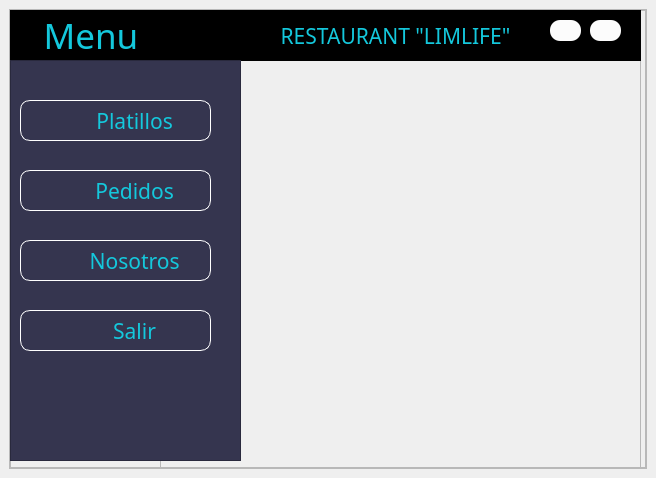
<?xml version="1.0" encoding="UTF-8"?>
<ui version="4.0">
 <class>MainWindow</class>
 <widget class="QMainWindow" name="MainWindow">
  <property name="geometry">
   <rect>
    <x>0</x>
    <y>0</y>
    <width>656</width>
    <height>478</height>
   </rect>
  </property>
  <property name="windowTitle">
   <string>MainWindow</string>
  </property>
  <widget class="QWidget" name="centralwidget">
   <property name="styleSheet">
    <string notr="true"/>
   </property>
   <layout class="QVBoxLayout" name="verticalLayout">
    <item>
     <widget class="QFrame" name="frame">
      <property name="minimumSize">
       <size>
        <width>0</width>
        <height>1</height>
       </size>
      </property>
      <property name="frameShape">
       <enum>QFrame::StyledPanel</enum>
      </property>
      <property name="frameShadow">
       <enum>QFrame::Raised</enum>
      </property>
      <layout class="QVBoxLayout" name="verticalLayout_2" stretch="0">
       <property name="spacing">
        <number>0</number>
       </property>
       <property name="leftMargin">
        <number>0</number>
       </property>
       <property name="topMargin">
        <number>0</number>
       </property>
       <property name="rightMargin">
        <number>0</number>
       </property>
       <property name="bottomMargin">
        <number>0</number>
       </property>
       <item>
        <widget class="QFrame" name="frame_3">
         <property name="frameShape">
          <enum>QFrame::StyledPanel</enum>
         </property>
         <property name="frameShadow">
          <enum>QFrame::Raised</enum>
         </property>
         <widget class="QFrame" name="frame_superior">
          <property name="geometry">
           <rect>
            <x>-30</x>
            <y>0</y>
            <width>661</width>
            <height>51</height>
           </rect>
          </property>
          <property name="maximumSize">
           <size>
            <width>16777215</width>
            <height>16777214</height>
           </size>
          </property>
          <property name="styleSheet">
           <string notr="true">
QFrame{
background-color:rgb(0,0,0);
}
QPushButton{
background-color:#000000ff;
border-radius:10px;
}
QPushButton:hover{
background-color:rgb(53,53,79);
border-radius:10px;
}
</string>
          </property>
          <property name="frameShape">
           <enum>QFrame::StyledPanel</enum>
          </property>
          <property name="frameShadow">
           <enum>QFrame::Raised</enum>
          </property>
          <widget class="QPushButton" name="btnMinimizar">
           <property name="geometry">
            <rect>
             <x>570</x>
             <y>10</y>
             <width>31</width>
             <height>21</height>
            </rect>
           </property>
           <property name="styleSheet">
            <string notr="true">background-color: qlineargradient(spread:pad, x1:0, y1:0, x2:1, y2:0, stop:1 rgba(255, 255, 255, 252));</string>
           </property>
           <property name="text">
            <string/>
           </property>
           <property name="icon">
            <iconset>
             <normaloff>../Menu Lateral desplegable/minimizar.png</normaloff>../Menu Lateral desplegable/minimizar.png</iconset>
           </property>
           <property name="iconSize">
            <size>
             <width>40</width>
             <height>40</height>
            </size>
           </property>
          </widget>
          <widget class="QPushButton" name="btnCerrar">
           <property name="geometry">
            <rect>
             <x>610</x>
             <y>10</y>
             <width>31</width>
             <height>21</height>
            </rect>
           </property>
           <property name="styleSheet">
            <string notr="true">background-color: qlineargradient(spread:pad, x1:0, y1:0, x2:1, y2:0, stop:1 rgba(255, 255, 255, 252));</string>
           </property>
           <property name="text">
            <string/>
           </property>
           <property name="icon">
            <iconset>
             <normaloff>images_food/cerrar.png</normaloff>images_food/cerrar.png</iconset>
           </property>
           <property name="iconSize">
            <size>
             <width>45</width>
             <height>45</height>
            </size>
           </property>
          </widget>
          <widget class="QPushButton" name="pushButton">
           <property name="geometry">
            <rect>
             <x>30</x>
             <y>10</y>
             <width>171</width>
             <height>31</height>
            </rect>
           </property>
           <property name="font">
            <font>
             <family>Mongolian Baiti</family>
             <pointsize>26</pointsize>
             <weight>50</weight>
             <italic>false</italic>
             <bold>false</bold>
            </font>
           </property>
           <property name="styleSheet">
            <string notr="true">color:rgb(20,200,220);
</string>
           </property>
           <property name="text">
            <string>Menu </string>
           </property>
          </widget>
          <widget class="QPushButton" name="pushButton_7">
           <property name="geometry">
            <rect>
             <x>290</x>
             <y>10</y>
             <width>251</width>
             <height>31</height>
            </rect>
           </property>
           <property name="font">
            <font>
             <family>Mongolian Baiti</family>
             <pointsize>16</pointsize>
             <weight>50</weight>
             <italic>false</italic>
             <bold>false</bold>
            </font>
           </property>
           <property name="styleSheet">
            <string notr="true">color:rgb(20,200,220);
</string>
           </property>
           <property name="text">
            <string>RESTAURANT &quot;LIMLIFE&quot;</string>
           </property>
          </widget>
         </widget>
         <widget class="QFrame" name="frame_2">
          <property name="geometry">
           <rect>
            <x>0</x>
            <y>50</y>
            <width>231</width>
            <height>401</height>
           </rect>
          </property>
          <property name="font">
           <font>
            <family>Mongolian Baiti</family>
            <pointsize>16</pointsize>
           </font>
          </property>
          <property name="cursor">
           <cursorShape>OpenHandCursor</cursorShape>
          </property>
          <property name="styleSheet">
           <string notr="true">QFrame{
background-color:rgb(53,53,79);
}
QPushButton{
background-color:#000000ff;
color:rgb(20,20,220);
border-radius:10px;
border:1px solid white;
}
QPushbutton:hover{
background-color:black;
}
</string>
          </property>
          <property name="frameShape">
           <enum>QFrame::StyledPanel</enum>
          </property>
          <property name="frameShadow">
           <enum>QFrame::Raised</enum>
          </property>
          <widget class="QPushButton" name="btnPlatillo">
           <property name="geometry">
            <rect>
             <x>10</x>
             <y>40</y>
             <width>191</width>
             <height>41</height>
            </rect>
           </property>
           <property name="font">
            <font>
             <family>Mongolian Baiti</family>
             <pointsize>16</pointsize>
            </font>
           </property>
           <property name="layoutDirection">
            <enum>Qt::RightToLeft</enum>
           </property>
           <property name="styleSheet">
            <string notr="true">color:rgb(20,200,220);</string>
           </property>
           <property name="text">
            <string>       Platillos</string>
           </property>
           <property name="icon">
            <iconset>
             <normaloff>../../Downloads/3558101_cook_dish_food_menu_rice_icon.png</normaloff>../../Downloads/3558101_cook_dish_food_menu_rice_icon.png</iconset>
           </property>
           <property name="iconSize">
            <size>
             <width>30</width>
             <height>36</height>
            </size>
           </property>
          </widget>
          <widget class="QPushButton" name="btnPedido">
           <property name="geometry">
            <rect>
             <x>10</x>
             <y>110</y>
             <width>191</width>
             <height>41</height>
            </rect>
           </property>
           <property name="font">
            <font>
             <family>Mongolian Baiti</family>
             <pointsize>16</pointsize>
            </font>
           </property>
           <property name="layoutDirection">
            <enum>Qt::RightToLeft</enum>
           </property>
           <property name="styleSheet">
            <string notr="true">color:rgb(20,200,220);</string>
           </property>
           <property name="text">
            <string>       Pedidos</string>
           </property>
           <property name="icon">
            <iconset>
             <normaloff>images_food/pedidos.png</normaloff>images_food/pedidos.png</iconset>
           </property>
           <property name="iconSize">
            <size>
             <width>47</width>
             <height>30</height>
            </size>
           </property>
          </widget>
          <widget class="QPushButton" name="btnNosotros">
           <property name="geometry">
            <rect>
             <x>10</x>
             <y>180</y>
             <width>191</width>
             <height>41</height>
            </rect>
           </property>
           <property name="font">
            <font>
             <family>Mongolian Baiti</family>
             <pointsize>16</pointsize>
            </font>
           </property>
           <property name="layoutDirection">
            <enum>Qt::RightToLeft</enum>
           </property>
           <property name="styleSheet">
            <string notr="true">color:rgb(20,200,220);</string>
           </property>
           <property name="text">
            <string>       Nosotros</string>
           </property>
           <property name="icon">
            <iconset>
             <normaloff>images_food/nostros.png</normaloff>images_food/nostros.png</iconset>
           </property>
           <property name="iconSize">
            <size>
             <width>33</width>
             <height>30</height>
            </size>
           </property>
          </widget>
          <widget class="QPushButton" name="btnSalir">
           <property name="geometry">
            <rect>
             <x>10</x>
             <y>250</y>
             <width>191</width>
             <height>41</height>
            </rect>
           </property>
           <property name="font">
            <font>
             <family>Mongolian Baiti</family>
             <pointsize>16</pointsize>
            </font>
           </property>
           <property name="layoutDirection">
            <enum>Qt::RightToLeft</enum>
           </property>
           <property name="autoFillBackground">
            <bool>false</bool>
           </property>
           <property name="styleSheet">
            <string notr="true">color:rgb(20,200,220);</string>
           </property>
           <property name="text">
            <string>       Salir</string>
           </property>
           <property name="icon">
            <iconset>
             <normaloff>images_food/salir.png</normaloff>images_food/salir.png</iconset>
           </property>
           <property name="iconSize">
            <size>
             <width>26</width>
             <height>30</height>
            </size>
           </property>
          </widget>
         </widget>
         <widget class="QFrame" name="frame_4">
          <property name="geometry">
           <rect>
            <x>150</x>
            <y>40</y>
            <width>481</width>
            <height>451</height>
           </rect>
          </property>
          <property name="frameShape">
           <enum>QFrame::StyledPanel</enum>
          </property>
          <property name="frameShadow">
           <enum>QFrame::Raised</enum>
          </property>
          <widget class="QLabel" name="label">
           <property name="geometry">
            <rect>
             <x>80</x>
             <y>10</y>
             <width>471</width>
             <height>401</height>
            </rect>
           </property>
           <property name="styleSheet">
            <string notr="true">border:10px solid light blue;
</string>
           </property>
           <property name="text">
            <string/>
           </property>
           <property name="pixmap">
            <pixmap>../123.png</pixmap>
           </property>
           <property name="scaledContents">
            <bool>true</bool>
           </property>
          </widget>
          <widget class="QLabel" name="label_2">
           <property name="geometry">
            <rect>
             <x>90</x>
             <y>20</y>
             <width>401</width>
             <height>391</height>
            </rect>
           </property>
           <property name="text">
            <string/>
           </property>
           <property name="pixmap">
            <pixmap>images_food/123.png</pixmap>
           </property>
           <property name="scaledContents">
            <bool>true</bool>
           </property>
          </widget>
         </widget>
         <zorder>frame_4</zorder>
         <zorder>frame_superior</zorder>
         <zorder>frame_2</zorder>
        </widget>
       </item>
      </layout>
     </widget>
    </item>
   </layout>
  </widget>
 </widget>
 <resources/>
 <connections/>
</ui>
